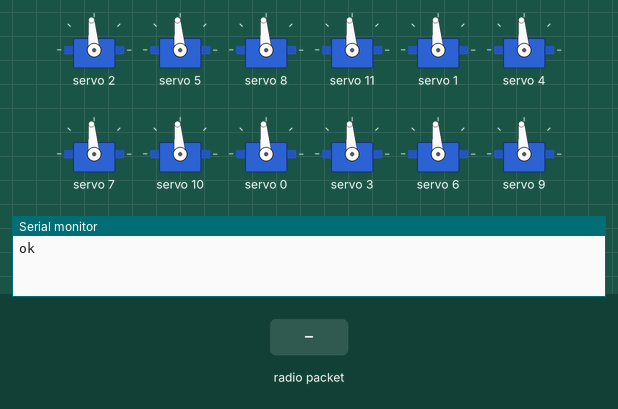
Bench run of a sketch on a simulated Arduino Uno, built with avr-gcc and run on an emulated ATmega328P. On the bench: 12 × servo, the last lines printed to the serial monitor. Inputs (shaded band) come from the test bench. No radio packets arrive unless stated.

Above: at 7.7 s.
7.8 s: radio packet "1" arrives
At 8.7 s:
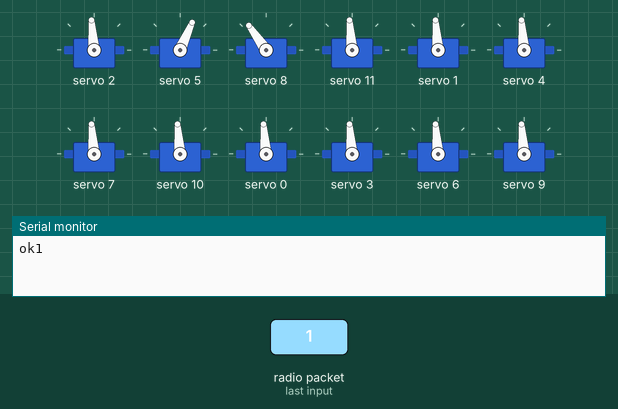
10.8 s: radio packet "3" arrives
At 13.64 s:
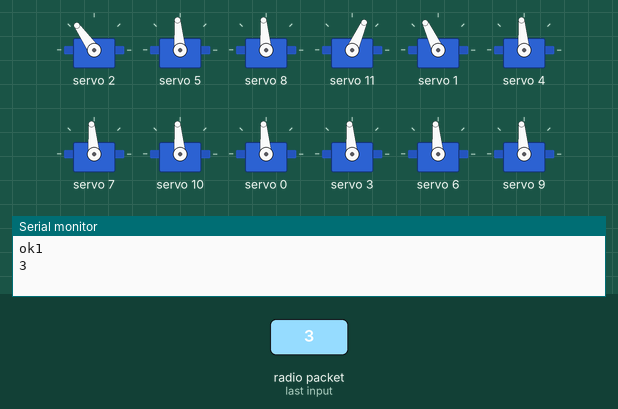
16.8 s: radio packet "1" arrives
At 17.15 s:
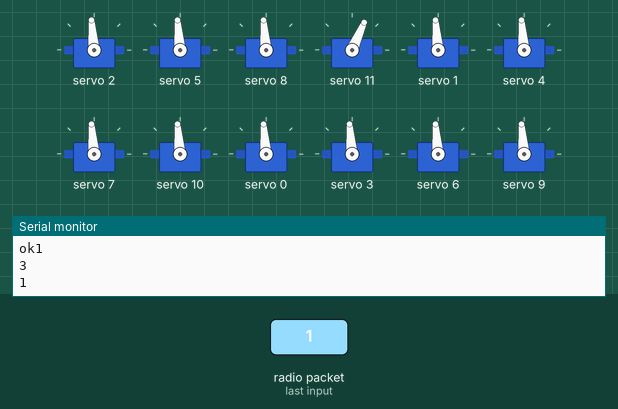
Timing chart, 0 to 22.8 s (numbered marks = the images above; inputs shaded):
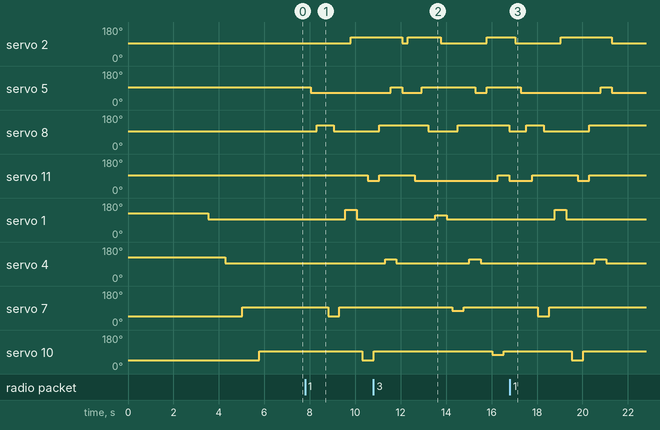

The sketch:

spiderrobot.ino
```cpp
/*
  0 sol ön gövdeye yakın olan
  1 sol ön orta
  2 sol ön uç
  3 sağ ön gövdeye yakın olan
  4 sağ ön orta
  5 sağ ön uç
  6 sol arka gövdeye yakın olan
  7 sol arka orta
  8 sol arka uç
  9 sağ arka gövdeye yakın olan
  10 sağ arka orta
  11 sağ arka uç
*/
#include <Wire.h>
#include <VirtualWire.h> // RF modül için gerekli Arduino kütüphanesi
#include <Adafruit_PWMServoDriver.h>
const int x=100;
int yon=0;
Adafruit_PWMServoDriver pwm = Adafruit_PWMServoDriver();
char*mesaj;  // Alınan mesajın yazıldığı değişken

#define SERVOMIN  150
#define SERVOMAX  600
char data='f';

void setup() {
  Serial.begin(9600);
  vw_set_ptt_inverted(true);
  vw_set_rx_pin(5);  //RF alıcı modü data çıkışı bağlı olduğu arduino piniu
  vw_setup(4000);
  vw_rx_start();

  pwm.begin();
  pwm.setPWMFreq(60);
  delay(10);
  stand();
  // sabitle();
  Serial.write("ok");
}


void loop() {
    uint8_t buf[VW_MAX_MESSAGE_LEN];
    uint8_t buflen = VW_MAX_MESSAGE_LEN;
    if (vw_get_message(buf, &buflen))
    {
      if(buf[0]=='1'){
        Serial.println("1");
        fw();
      }
      else if(buf[0]=='2'){
      Serial.println("2");
      }
      else if(buf[0]=='3'){
      Serial.println("3");
        bw();
      }
      else if(buf[0]=='4'){
      Serial.println("4");
      }
   }

}
void stand(){
  pwm.setPWM(2, 0, 375);
  delay(250);
  pwm.setPWM(5, 0, 375);
  delay(250);
  pwm.setPWM(8, 0, 375);
  delay(250);
  pwm.setPWM(11, 0, 375);
  delay(250);
  pwm.setPWM(1, 0, 450);
  delay(250);
  pwm.setPWM(4, 0, 450);
  delay(250);
  pwm.setPWM(7, 0, 250);
  delay(250);
  pwm.setPWM(10, 0, 250);
  delay(250);
  pwm.setPWM(2, 0, 375);
  delay(250);
  pwm.setPWM(5, 0, 375);
  delay(250);
  pwm.setPWM(0, 0, 375);
  delay(250);
  pwm.setPWM(3, 0, 375);
  delay(250);
  pwm.setPWM(6, 0, 375);
  delay(250);
  pwm.setPWM(9, 0, 375);
  delay(250);
  pwm.setPWM(1, 0, 375);
  delay(750);
  pwm.setPWM(4, 0, 375);
  delay(750);
  pwm.setPWM(7, 0, 375);
  delay(750);
  pwm.setPWM(10, 0, 375);
  delay(750);
  }
void sabitle(){
  pwm.setPWM(0, 0, 375);
  delay(50);
  pwm.setPWM(3, 0, 375);
  delay(50);
  pwm.setPWM(6, 0, 375);
  delay(50);
  pwm.setPWM(9, 0, 375);
  delay(50);
  pwm.setPWM(1, 0, 375);
  delay(50);
  pwm.setPWM(4, 0, 375);
  delay(50);
   pwm.setPWM(7, 0, 375);
  delay(50);
  pwm.setPWM(10, 0, 375);
  delay(50);
  }
void f_beginning() {
  pwm.setPWM(2, 0, 375);
  delay(250);
  pwm.setPWM(5, 0, 300);
  delay(250);
  pwm.setPWM(8, 0, 450); // ileri için azalt
  delay(250);
  pwm.setPWM(11, 0, 375);
  delay(250);
}
void fw() {
  if(yon!=1){
    f_beginning();
    yon=1;
    }
  pwm.setPWM(7, 0, 250);    // 7 ters havaya kalkması için azalt - 250
  delay(250);
  pwm.setPWM(8, 0, 375);
  delay(250);
  pwm.setPWM(7, 0, 375); // 7 ters havaya kalkması için azalt - 250
  delay(250);
  pwm.setPWM(1, 0, 500);
  delay(250);
  pwm.setPWM(2, 0, 450); // ileri gitmesi için arttır - 500
  delay(250);
  pwm.setPWM(1, 0, 375);
  delay(250);
  pwm.setPWM(10, 0, 250); // 10 ters havaya kalkması için azalt - 250
  delay(250);
  pwm.setPWM(11, 0, 300); // 250
  delay(250);
  pwm.setPWM(10, 0, 375);// 10 ters havaya kalkması için azalt - 250
  delay(250);
  pwm.setPWM(11, 0, 375);// gövde düzelt arka sol
  pwm.setPWM(8, 0, 450);// gövde düzelt ön sol
  delay(250);
  pwm.setPWM(4, 0, 425);
  delay(250);
  pwm.setPWM(5, 0, 375);
  delay(250);
  pwm.setPWM(4, 0, 375);//
  delay(250);
  pwm.setPWM(5, 0, 300);// gövde düzelt arka sol
  pwm.setPWM(2, 0, 375); // gövde düzelt arka sağ
  delay(250);
  yon=1;
}

void bw() {
  if(yon!=3){
    back_beginning();
    yon=3;
    }
  pwm.setPWM(1, 0, 425);
  delay(250);
  pwm.setPWM(2, 0, 375);
  delay(250);
  pwm.setPWM(1, 0, 375);
  delay(250);
  pwm.setPWM(7, 0, 325);
  delay(250);
  pwm.setPWM(8, 0, 450);
  delay(250);
  pwm.setPWM(7, 0, 375);
  delay(250);
  pwm.setPWM(4, 0, 425);
  delay(250);
  pwm.setPWM(5, 0, 300);
  delay(250);
  pwm.setPWM(4, 0, 375);
  delay(250);
  pwm.setPWM(2, 0, 450);
  pwm.setPWM(5, 0, 375);
  delay(250);
  pwm.setPWM(10, 0, 325);
  delay(250);
  pwm.setPWM(11, 0, 375);
  delay(250);
  pwm.setPWM(10, 0, 375);
  delay(250);
  pwm.setPWM(8, 0, 375);
  pwm.setPWM(11, 0, 300);
  delay(250);
}
void back_beginning(){
  pwm.setPWM(2, 0, 450);// arka'ya giden ön ayak
  delay(300);
  pwm.setPWM(11, 0, 300); // arka'ya giden ön ayak
  delay(300);
  pwm.setPWM(5, 0, 375);
  delay(300);
  pwm.setPWM(8, 0, 375);
  delay(300);
  }

  void leftturn() {
  pwm.setPWM(0, 0, 375 + x);
  pwm.setPWM(1, 0, 375);
  pwm.setPWM(2, 0, 375);
  pwm.setPWM(3, 0, 375 + x);
  pwm.setPWM(4, 0, 375);
  pwm.setPWM(5, 0, 375);
  pwm.setPWM(6, 0, 375 - x);
  pwm.setPWM(7, 0, 375);
  pwm.setPWM(8, 0, 375);
  pwm.setPWM(9, 0, 375 - x);
  pwm.setPWM(10, 0, 375);
  pwm.setPWM(11, 0, 375);

}


void rightturn() {

  pwm.setPWM(0, 0, 375 - x);
  pwm.setPWM(1, 0, 375);
  pwm.setPWM(2, 0, 375);
  pwm.setPWM(3, 0, 375 - x);
  pwm.setPWM(4, 0, 375);
  pwm.setPWM(5, 0, 375);
  pwm.setPWM(6, 0, 375 + x);
  pwm.setPWM(7, 0, 375);
  pwm.setPWM(8, 0, 375);
  pwm.setPWM(9, 0, 375 + x);
  pwm.setPWM(10, 0, 375);
  pwm.setPWM(11, 0, 375);
}
```

Measured:
- after the input at 7.8 s, servo 2: 95° → 125° after 2.0 s; servo 5: 95° → 66° after 0.25 s; servo 8: 95° → 125° after 0.50 s, → 95° 0.75 s later; servo 11: 95° → 66° after 2.8 s; servo 1: 95° → 145° after 1.8 s, → 95° 0.50 s later
- after the input at 10.8 s, servo 1: 95° → 115° after 2.7 s, → 95° 0.50 s later; servo 7: 95° → 75° after 3.5 s, → 95° 0.50 s later
- after the input at 16.8 s, servo 2: 125° → 95° after 0.23 s, → 125° 2.0 s later, → 95° 2.3 s later; servo 5: 95° → 66° after 0.48 s, → 95° 3.5 s later, → 66° 0.50 s later
- by itself, servo 4: alternates 115° for 0.50 s and 95° for 3.2 s
